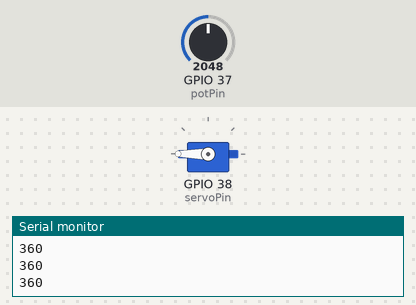
Bench run of a sketch on a simulated ESP32. On the bench: servo, the last lines printed to the serial monitor. The test bench sets the inputs (shaded band); at power-on: GPIO 37 (potPin) = 2048.

Above: at 1.2 s.
1.3 s: GPIO 37 (potPin) set to 2782
2.8 s: GPIO 37 (potPin) set to 2877
At 3.6 s:
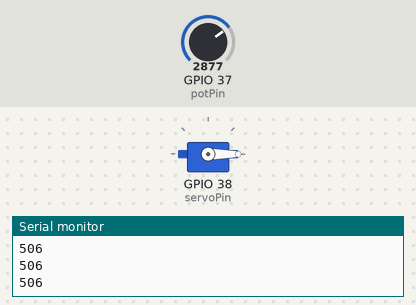
4.3 s: GPIO 37 (potPin) set to 491
At 4.8 s:
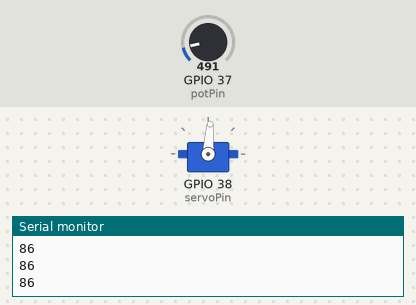
5.8 s: GPIO 37 (potPin) set to 0
At 7.0 s:
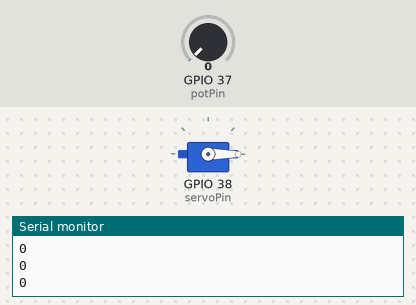
7.3 s: GPIO 37 (potPin) set to 1228
At 8.2 s:
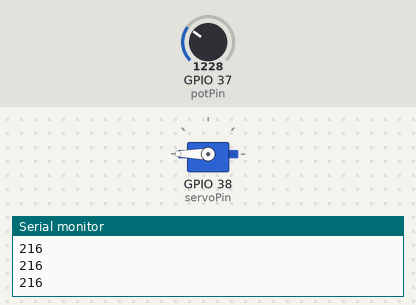
Timing chart, 0 to 9.8 s (numbered marks = the images above; inputs shaded):
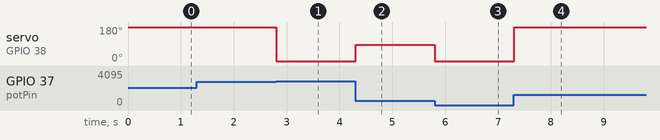

The sketch:

lab6b.ino
```cpp
/* Lab 6-B - Pots and Servos
 *
 * Jean-Luc Major
 * ECET 130-2, Fall 2016
 *
 * This program will read the resistance from a pot and move the servo arm to
 * corresponding angle. Counter-clockwise for low pot reading, clockwise for high.
 */
#include <Servo.h>  // includes appropriate servo library

// Defines Analog pins for pot and servo
#define potPin A1
#define servoPin A2

Servo servo;  // creates servo called "servo"

int potInput = 0;   // Interger for storing pot value
int servoOut = 0;   // Interger for storing servo output

void setup() {
  servo.attach(servoPin); // Attaches servoPin to  the servo object
  Serial.begin(9600);     // Begins serial at 9600 BAUD
}

void loop() {
  potInput = analogRead(potPin);  // assigns potPin value to potInput
  servoOut = map(potInput, 0, 1023, 0, 180); // Maps potInput values to servoOut
  Serial.printf("%i\n",servoOut);

  servo.write(servoOut); // writes to servo object
  delay(15);
}
```

Measured:
- the behaviour switches between 2841 and 2842 on GPIO 37 (potPin) (found by bisection; images 0 and 1)
- after the input at 2.8 s, servo on GPIO 38 (servoPin): 180° → 0° at once
- after the input at 4.3 s, servo on GPIO 38 (servoPin): 0° → 86° at once
- after the input at 5.8 s, servo on GPIO 38 (servoPin): 86° → 0° at once
- after the input at 7.3 s, servo on GPIO 38 (servoPin): 0° → 180° at once
